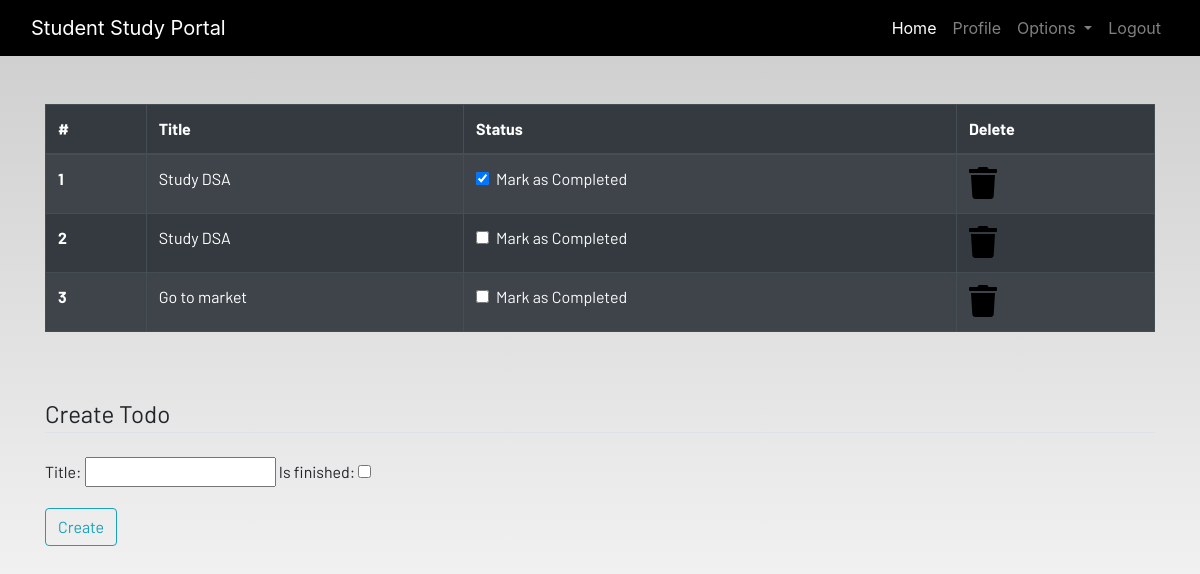
The app's page /todo (signed in) with its own data.
### dashboard/models.py (models this page shows, shortened)
class ToDo(models.Model):
    user = models.ForeignKey(User,on_delete=models.CASCADE)
    title = models.CharField(max_length=100)
    is_finished = models.BooleanField(default=False)
    class Meta:
        verbose_name="ToDo"
        verbose_name_plural="ToDo"

### dashboard/views.py (the view)
# urls.py: path('todo',views.todo,name="todo"),
@login_required
def todo(request):
    if request.method == "POST":
        form = TodoForm(request.POST)
        if form.is_valid():
            try:
                finished = request.POST['is_finished']
                if finished == 'on':
                    finished = True
                else:
                    finished = False
            except:
                finished = False
            todos = ToDo(
                user = request.user,
                title = request.POST['title'],
                is_finished = finished
            )
            todos.save()
            messages.success(request,f"ToDO added From {request.user.username} ")
    else:
        form = TodoForm()
    todo = ToDo.objects.filter(user=request.user)
    if len(todo) == 0:
        todos_done = True
    else:
        todos_done = False
    context = {
        'form':form,
        'todos':todo,
        'todos_done':todos_done
    }
    return render(request,"dashboard/todo.html",context)

### dashboard/forms.py
class TodoForm(forms.ModelForm):
    class Meta:
        model = ToDo
        fields = ['title','is_finished']

### dashboard/templates/dashboard/todo.html (shortened to what this page needs)
{% extends 'dashboard/base.html' %} {% load static %} {% block content %}
<div class="container">
  {%if not todos_done %}
  <table class="table table-striped table-bordered table-hover table-dark">
    <thead>
      <tr>
        <th scope="col">#</th>
        <th scope="col">Title</th>
        <th scope="col">Status</th>
        <th scope="col">Delete</th>
      </tr>
    </thead>
    <tbody>
      {% for todo in todos %}
      <tr>
        <th scope="row">{{forloop.counter}}</th>
        <td>{{todo.title}}</td>
        <td>
          <a href="{% url 'update-todo' todo.id %}">
            <div class="form-check">
              {% if todo.is_finished == True %}
              <input
                class="form-check-input"
                type="checkbox"
                value=""
                checked
              />
              {% else %}
              <input class="form-check-input" type="checkbox" value="" />
              {% endif %}
              <label class="form-check-label text-light" for="flexCheckDefault">
                Mark as Completed
              </label>
            </div>
          </a>
        </td>
        <td>
          <a href="{% url 'delete-todo' todo.id %}"
            ><i class="fa fa-trash fa-2x"></i
          ></a>
        </td>
      </tr>
      {% endfor %}
    </tbody>
  </table>
  {% else %}
  <h4>All tasks have been done!! create to add more</h4>
  {% endif %}
</div>
<br /><br />
<div class="container">
  <form method="POST">
    <fieldset class="form-group">
      <legend class="border-bottom mb-4">Create Todo</legend>
      {{form}}
    </fieldset>
    <div class="form-group">
      <button href="" class="btn btn-outline-info" type="submit">Create</button>
    </div>
  </form>
</div>
{% endblock content %}

### static/css/main.css (style rules this page uses)
html { scroll-behavior: smooth; height: 100%; width: 100%; }
a { text-decoration: none !important; color: black; }
html, body { max-width: 100%; overflow-x: hidden; height: 100%; width: 100%; }
body { background: linear-gradient(rgba(0, 0, 0, 0.2), rgba(255, 255, 255, 0.5)); overflow-x: hidden; background-repeat: no-repeat; }
.fa { color: black; }

### records on screen
ToDo: title "Study DSA"
ToDo: title "Study DSA"
ToDo: title "Go to market"
